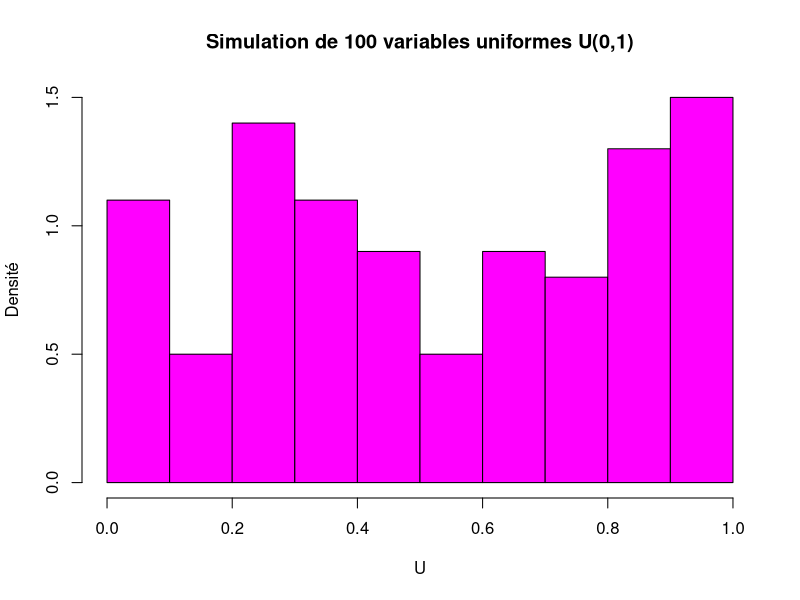

Generate this figure with R:
# TP1 - Variables discrètes

# Exercice 1 - Simulation de variables aléatoires discrètes

n = 100

U = runif(n) # simulation de n variables uniformes de la loi U(0,1).

mean(U) # moyenne empirique des variables uniformes.

var(U) # variance empirique des variables uniformes.

# histogramme des n variables uniformes.
hist(U, col="magenta", main = paste("Simulation de", n, "variables uniformes U(0,1)"), ylab = "Densité", xlab = "U", probability = TRUE)

# On obtient une répartition empirique des variables.
# Plus n augmente, plus la répartition empirique se rapproche de la répartition théorique (0.5), la densité se stabilise.
# Théoriquement, la probabilité que U < 0.5 avec U ~ U(0,1) est de 0.5.


# Soit X = 1 si U < 0.5, 0 sinon.
# La probabilité que X = 1 est de 0.5.
# La variable X suit donc une loi de Bernoulli de paramètre 0.5
X = (U < 0.5)
as.numeric(X)

# Théoriquement, E[X] = p = 0.5.
sum(X) # proportion empirique de 1 dans X (i.e. le nombre de valeur inférieure à 0.5 dans U).

# Théoriquement, var[X] = p(1-p) = 0.5(1-0.5) = 0.25.
var(X) # variance empirique de X

# Comme auparavant, plus n augmente, plus la proportion de 1 se rapproche de l'espérance théorique, idem pour la variance.


# On considère une autre variable Y = 1 si U < p, 0 sinon, avec p ~ U(0,1).
p = runif(n) # Tirage uniforme de n variables

Y = (U < p) # On simule n variables de Bernoulli (loi de paramètre p)
as.numeric(Y)

mean(Y) # moyenne empirique de Y

var(Y) # variance empirique de Y

# On observe que la moyenne de Y est proche de 0.5 et que la variance de Y est proche de 0.5*(1-0.5) = 0.25
# On peut donc en déduire que Y suit une loi de Bernoulli de paramètre 0.5.